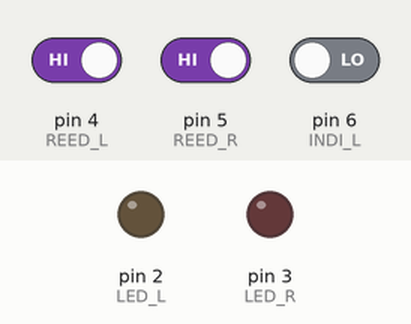
The sketch below on a simulated Arduino Uno, built with avr-gcc and run on an emulated ATmega328P. Shown: output pins drawn as LEDs (lit = HIGH). The test bench sets the inputs (shaded band); at power-on: pin 6 (INDI_L) LOW, pin 4 (REED_L) HIGH, pin 5 (REED_R) HIGH.

Above: at 1.2 s.
1.3 s: pin 6 (INDI_L) driven HIGH
At 2.2 s:
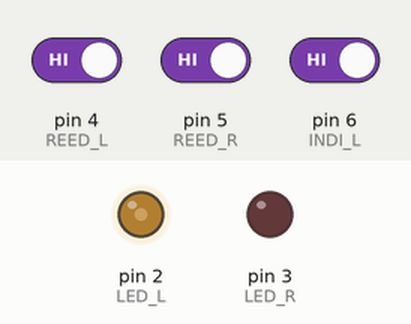
2.8 s: pin 4 (REED_L) driven LOW
At 4.0 s:
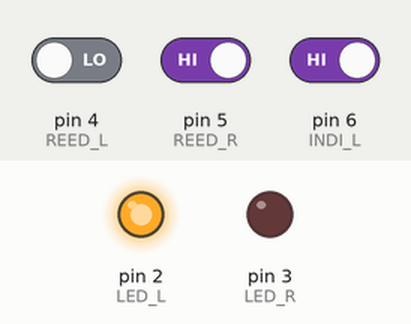
4.3 s: pin 5 (REED_R) driven LOW
At 5.4 s:
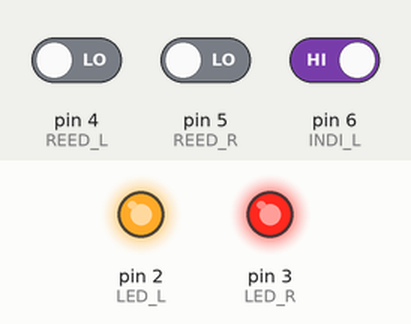
5.8 s: pin 4 (REED_L) driven HIGH
At 6.4 s:
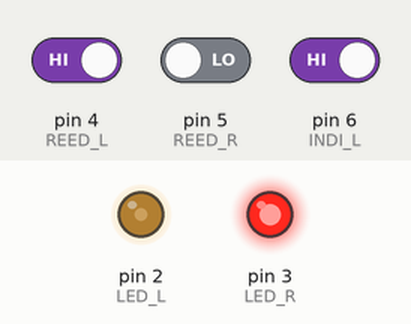
7.3 s: pin 6 (INDI_L) driven LOW
At 8.5 s:
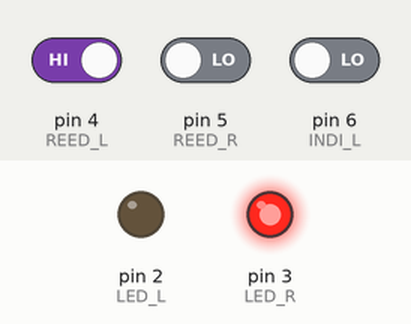
8.8 s: pin 4 (REED_L) driven LOW
At 9.8 s:
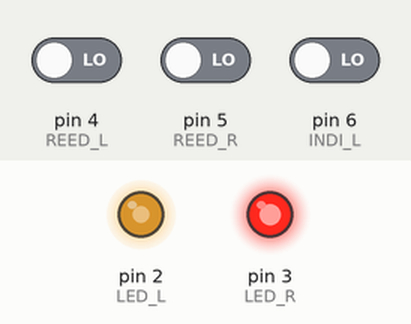
Timing chart, 0 to 11.3 s (numbered marks = the images above; inputs shaded):
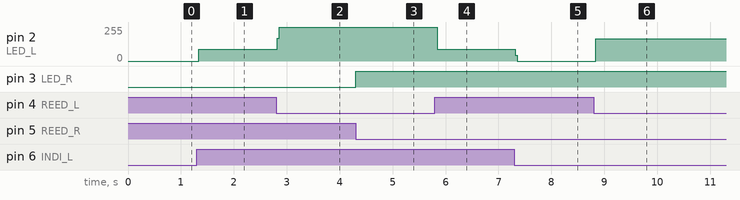

Measured:
- after the input at 1.3 s, pin 2 (LED_L): 0/255 → 88/255 at once
- after the input at 2.8 s, pin 2 (LED_L): 88/255 → 255/255 at once
- after the input at 4.3 s, pin 3 (LED_R): LOW → HIGH at once
- after the input at 5.8 s, pin 2 (LED_L): 255/255 → 88/255 at once
- after the input at 7.3 s, pin 2 (LED_L): 88/255 → 0/255 at once
- after the input at 8.8 s, pin 2 (LED_L): 0/255 → 167/255 at once

The sketch:

reed_LED.ino
```cpp
unsigned long startTime = 0;

const int LED_L = 2; // Left LED on digital 2
const int REED_L = 4; // Left Reed switch on digital 3

const int LED_R = 3; // Left LED on digital 2
const int REED_R = 5; // Left Reed switch on digital 3

const int INDI_L = 6; // Left indicator
const int INDI_R = 7; // Right indicator

int val_l = HIGH; // value to store the REED_L state
int val_r = HIGH; // value to store the REED_R state

int val_indi_l = LOW; // value to store the INDI_L state


void setup() {
  pinMode(LED_L, OUTPUT); // LED_L set to output
  digitalWrite(LED_L, HIGH); //start with LED_L as on
  pinMode(REED_L, INPUT); // REED_L set to input

  pinMode(LED_R, OUTPUT); // LED_R set to output
  digitalWrite(LED_R, HIGH); //start with LED_R as on
  pinMode(REED_R, INPUT); // REED_R set to input

  pinMode(INDI_L, INPUT); // INDI_L set as input for button
//  pinMode(INDI_R, INPUT); // INDI_R set as input for button

}

void loop() {
  // get the states


  // Left reed swich for sensing left brake leaver
  val_l = digitalRead(REED_L); // get and store state of reed switch - left
  if (val_l == LOW) {
    digitalWrite(LED_L, HIGH); // turn LED_L on
  }
  else {
    digitalWrite(LED_L, LOW); //turn LED_L off
  }

  // Right reed swich for sensing right brake leaver
  val_r = digitalRead(REED_R); // get and store state of reed switch
  if (val_r == LOW) {
    digitalWrite(LED_R, HIGH); // turn LED_R on
  }
  else {
    digitalWrite(LED_R, LOW); //turn LED_R off
  }

  //Buttons for the indicators

  // left indicator
  val_indi_l = digitalRead(INDI_L); //Get value of INDI_L button
  if (val_indi_l == HIGH) {
    digitalWrite(LED_L, HIGH);
  }
  else {
    digitalWrite(LED_L, LOW);
  }
}
//  && (millis() - startTime) > 500
```
